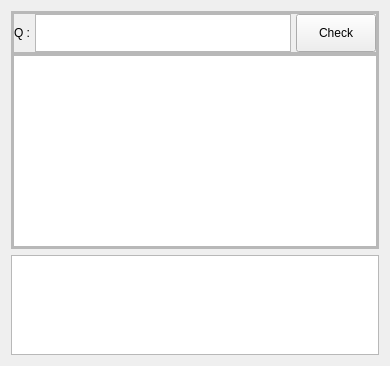
            <widget class="QWidget" name="tabJaccard">
             <attribute name="title">
              <string>Jaccard</string>
             </attribute>
             <layout class="QVBoxLayout" name="verticalLayout_12">
              <item>
               <widget class="QFrame" name="frame_8">
                <property name="frameShape">
                 <enum>QFrame::StyledPanel</enum>
                </property>
                <property name="frameShadow">
                 <enum>QFrame::Raised</enum>
                </property>
                <layout class="QVBoxLayout" name="verticalLayout_13">
                 <property name="spacing">
                  <number>0</number>
                 </property>
                 <property name="leftMargin">
                  <number>0</number>
                 </property>
                 <property name="topMargin">
                  <number>0</number>
                 </property>
                 <property name="rightMargin">
                  <number>0</number>
                 </property>
                 <property name="bottomMargin">
                  <number>0</number>
                 </property>
                 <item>
                  <widget class="QFrame" name="frame_10">
                   <property name="maximumSize">
                    <size>
                     <width>16777215</width>
                     <height>60</height>
                    </size>
                   </property>
                   <property name="frameShape">
                    <enum>QFrame::StyledPanel</enum>
                   </property>
                   <property name="frameShadow">
                    <enum>QFrame::Raised</enum>
                   </property>
                   <layout class="QVBoxLayout" name="verticalLayout_14">
                    <property name="spacing">
                     <number>0</number>
                    </property>
                    <property name="leftMargin">
                     <number>0</number>
                    </property>
                    <property name="topMargin">
                     <number>0</number>
                    </property>
                    <property name="rightMargin">
                     <number>0</number>
                    </property>
                    <property name="bottomMargin">
                     <number>0</number>
                    </property>
                    <item>
                     <widget class="QFrame" name="frame_9">
                      <property name="maximumSize">
                       <size>
                        <width>16777215</width>
                        <height>40</height>
                       </size>
                      </property>
                      <property name="frameShape">
                       <enum>QFrame::StyledPanel</enum>
                      </property>
                      <property name="frameShadow">
                       <enum>QFrame::Raised</enum>
                      </property>
                      <layout class="QHBoxLayout" name="horizontalLayout_4">
                       <property name="spacing">
                        <number>5</number>
                       </property>
                       <property name="leftMargin">
                        <number>0</number>
                       </property>
                       <property name="topMargin">
                        <number>0</number>
                       </property>
                       <property name="rightMargin">
                        <number>0</number>
                       </property>
                       <property name="bottomMargin">
                        <number>0</number>
                       </property>
                       <item>
                        <widget class="QLabel" name="label_10">
                         <property name="text">
                          <string>Q :</string>
                         </property>
                        </widget>
                       </item>
                       <item>
                        <widget class="QPlainTextEdit" name="editJaccard"/>
                       </item>
                       <item>
                        <widget class="QPushButton" name="btnJacCheck">
                         <property name="maximumSize">
                          <size>
                           <width>16777215</width>
                           <height>40</height>
                          </size>
                         </property>
                         <property name="text">
                          <string>Check</string>
                         </property>
                        </widget>
                       </item>
                      </layout>
                     </widget>
                    </item>
                   </layout>
                  </widget>
                 </item>
                 <item>
                  <widget class="QFrame" name="frame_11">
                   <property name="maximumSize">
                    <size>
                     <width>16777215</width>
                     <height>16777215</height>
                    </size>
                   </property>
                   <property name="frameShape">
                    <enum>QFrame::StyledPanel</enum>
                   </property>
                   <property name="frameShadow">
                    <enum>QFrame::Raised</enum>
                   </property>
                   <layout class="QHBoxLayout" name="horizontalLayout_9">
                    <property name="leftMargin">
                     <number>0</number>
                    </property>
                    <property name="topMargin">
                     <number>0</number>
                    </property>
                    <property name="rightMargin">
                     <number>0</number>
                    </property>
                    <property name="bottomMargin">
                     <number>0</number>
                    </property>
                    <item>
                     <widget class="QListWidget" name="listJac"/>
                    </item>
                   </layout>
                  </widget>
                 </item>
                </layout>
               </widget>
              </item>
              <item>
               <widget class="QListWidget" name="rankJaccard">
                <property name="sizePolicy">
                 <sizepolicy hsizetype="Preferred" vsizetype="Preferred">
                  <horstretch>0</horstretch>
                  <verstretch>0</verstretch>
                 </sizepolicy>
                </property>
                <property name="maximumSize">
                 <size>
                  <width>16777215</width>
                  <height>100</height>
                 </size>
                </property>
               </widget>
              </item>
             </layout>
            </widget>
